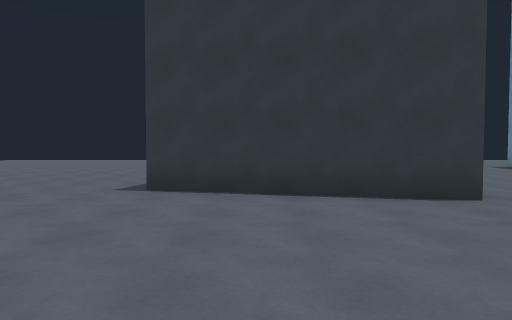
[1] (above)

13 first-person views from a walk through a 3-D level made in the Unity game engine. The camera is 1.4 m above the floor, tilts 2° down and sees 75° across. The floor is counted in squares, 2 m on a side. Each view is taken from the middle of a square. On the plan, view 1 faces up. The plan holds only what a view shows up to about 10 squares ahead; the rest is blank. The place goes on beyond the plan.

[2]
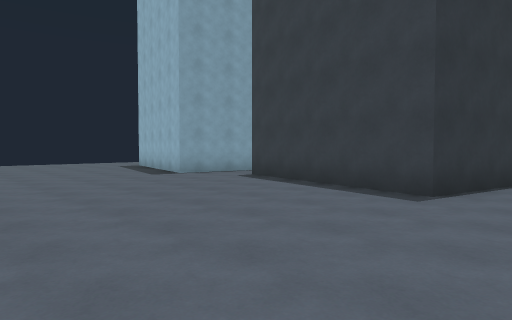

[3]
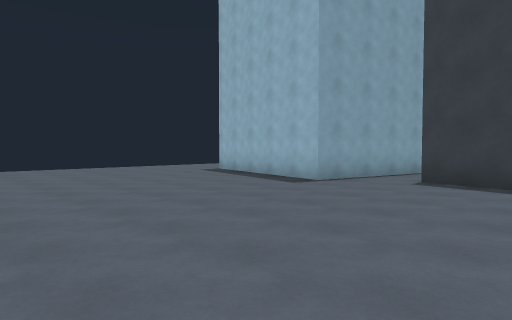

[4]
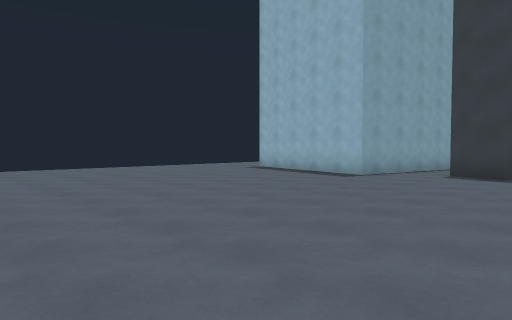

[5]
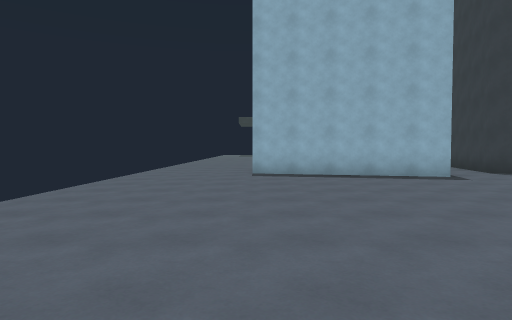

[6]
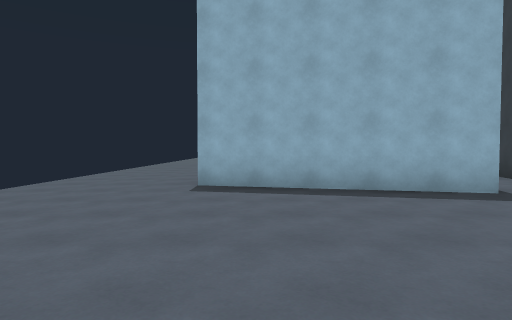

[7]
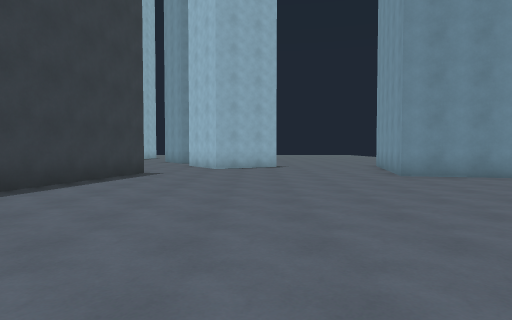

[8]
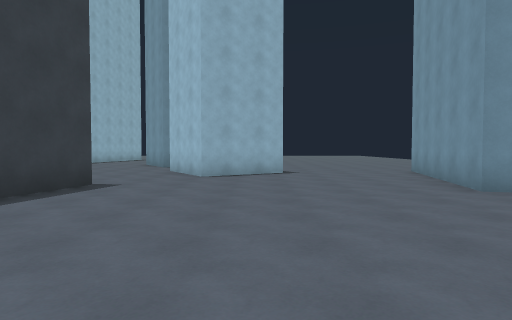

[9]
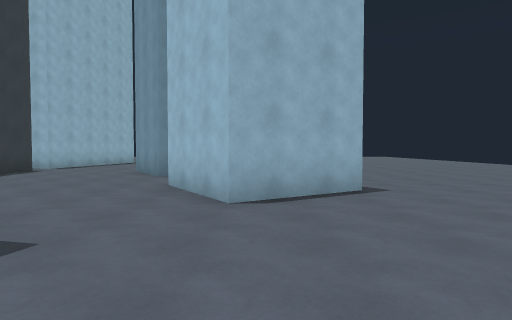

[10]
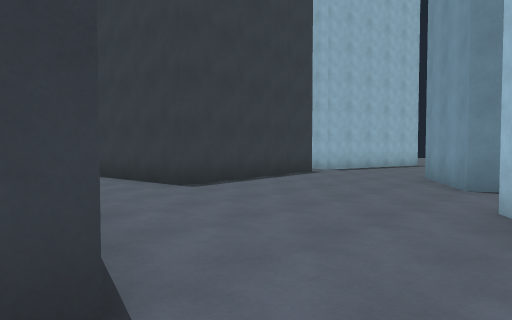

[11]
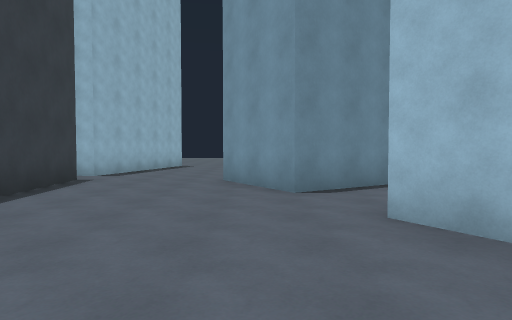

[12]
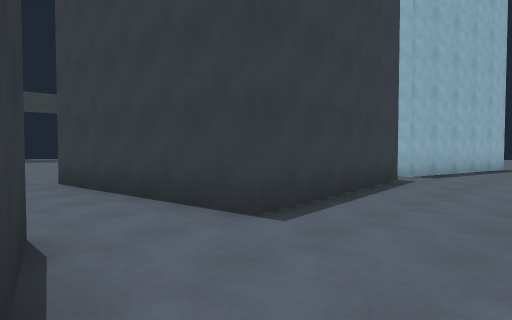

[13]
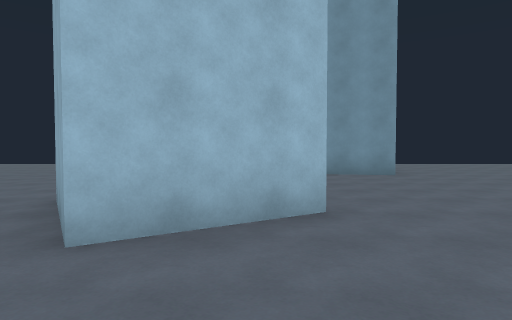

### Floor plan
Points are (right, up) in squares from view 1. A wall is a line through its corners. A room is listed if a view was taken in it or the views show most of it. See-through windows are left out.
Room 1 (views 1, 3, 4, 5, 6, 7, 8, 9, 10, 11, 12, 13)
walls: (2, 11.3) (-1.8, 12.2) (-0.7, 17.1); (-3.7, 3.8) (-2.3, 1.7) (-3.7, 0.8); (-10.5, 7) (-8.7, 6.6) (-9.1, 4.7); (3.1, 4.4) (-1.8, 5.6) (-0.7, 10.4) (1.2, 10); (-3.6, -1.5) (-1.6, -0.2) (-1.1, -1); (2.8, -0.5) (2.4, 2.6) (3.6, 2.7)
ways out: opening at (-6, 4.8) to room 2; opening at (-3, 0) to room 2; opening at (0.3, 19) to room 2; opening at (1, 0) to room 2; opening at (1, 11) to room 2; opening at (3, 3.5) to room 2
Room 2 (view 2)
walls: (3, -2.4) (2.8, -0.5); (3.6, 2.7) (7.5, 3.1); (2.3, -6.9) (3.1, -3.4) (3.6, -3.5); (-1.1, -1) (-0.2, -2.5); (-3.7, 0.8) (-4.5, 0.3); (-5.8, 2.4) (-3.7, 3.8); (-9.1, 4.7) (-9.7, 2)
ways out: opening at (-6, 4.8) to room 1; opening at (-3, 0) to room 1; opening at (0.3, 19) to room 1; opening at (1, 0) to room 1; opening at (1, 11) to room 1; opening at (3, 3.5) to room 1

Positions as (right, up) in squares from view 1, and headings:
1: (0, 0), facing up
2: (-7, 4), facing up-right
3: (-8, 8), facing up-right
4: (-10, 8), facing up-right
5: (-10, 17), facing right
6: (-7, 16), facing right
7: (-5, 15), facing down
8: (-5, 12), facing down
9: (-4, 8), facing down
10: (-3, 6), facing down-right
11: (-1, 5), facing down
12: (0, 5), facing down-right
13: (0, 3), facing left
